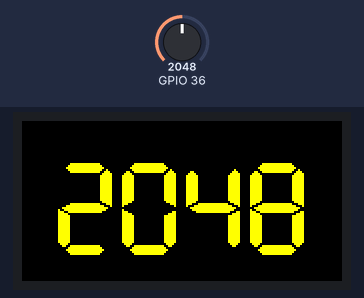
A sketch run on a simulated ESP32. Shown: 160×80 colour display. Inputs (shaded band) come from the test bench; at power-on: GPIO 36 = 2048. WiFi joins after 1.5 s; servers stay silent unless stated; no MQTT or app messages arrive unless stated.

Above: at 3.9 s.
4.0 s: GPIO 36 set to 2866
At 8.2 s:
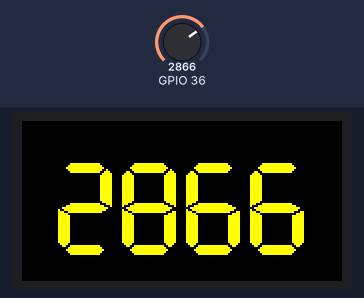
9.6 s: GPIO 36 set to 3603
At 13.8 s:
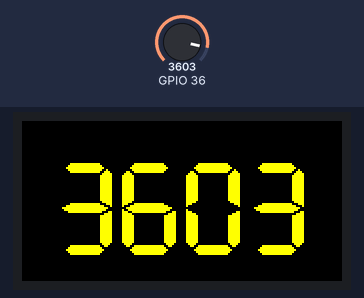
15.2 s: GPIO 36 set to 4095
At 18.2 s:
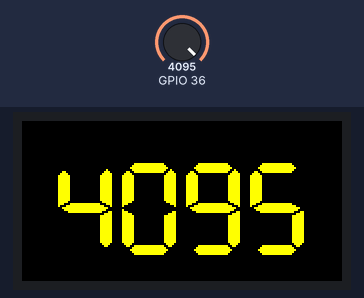
Timing chart, 0 to 19.7 s (numbered marks = the images above; inputs shaded):
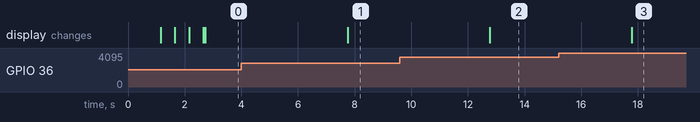

The sketch:

main.ino
```cpp
// (licence header left out)
#include <M5StickC.h>
#include <WiFiClient.h>
#include <WiFiClientSecure.h>
#include <PubSubClient.h>
#include <ArduinoJson.h>

// 以下を環境に応じて変更
#define WIFI_SSID "SSID_STRING"              // 接続するWiFiアクセスポイントのSSIDに変更
#define WIFI_PASSPHREASE "WIFI_PASSWORD"     // WiFiアクセスポイントのパスフレーズに変更
#define DEVICE_NAME "chime_sensor"           // デバイス証明書作成時に登録したデバイス名
#define AWS_IOT_ENDPOINT "AWS_IOT_ENDPOINT"  // AWS IoTの設定で控えたIoT Coreのエンドポイント

#define AWS_IOT_PORT 8883

#define SENSOR_THRESHOLD 100                 // アナログ値閾値
#define PUBLISH_TOPIC "myhome/chime"         // 通知先トピック
#define ALARM_WAIT_SEC 1000 * 5              // アラームを検知した後のWait(5sec)
#define WAIT_SEC 1000 * 1                    // 検知周期(1sec)

// ダウンロードしたAWS IoTのルートCA証明書を用いて更新
const char *root_ca = R"(-----BEGIN CERTIFICATE-----

-----END CERTIFICATE-----
)";

// AWS IoTからダウンロードしたXXXXXXXXXX-certificate.pem.crtの情報を用いて更新
const char *certificate = R"(-----BEGIN CERTIFICATE-----

-----END CERTIFICATE-----
)";

// AWS IoTからダウンロードしたXXXXXXXXXX-private.pem.keyの情報を用いて更新
const char *private_key = R"(-----BEGIN RSA PRIVATE KEY-----

-----END RSA PRIVATE KEY-----
)";

WiFiClientSecure https_client;
PubSubClient mqtt_client(https_client);

/**
 * WiFiアクセスポイントへ接続
 **/
void connect_wifi()
{
  M5.Lcd.print("Connecting to ");
  M5.Lcd.println(WIFI_SSID);

  WiFi.disconnect(true);
  delay(1000);

  WiFi.begin(WIFI_SSID, WIFI_PASSPHREASE);

  while (WiFi.status() != WL_CONNECTED)
  {
    M5.Lcd.print(".");
    delay(500);
  }
  M5.Lcd.println("WiFi Connected");
  M5.Lcd.printf("IPv4: %s", WiFi.localIP().toString().c_str());
}

/**
 * WiFiアクセスポイントへの再接続
 **/
void reconnect_wifi()
{
  if (WiFi.status() != WL_CONNECTED)
  {
    connect_wifi();
  }
}

/**
 * MQTT接続の初期化
 **/
void init_mqtt()
{
  https_client.setCACert(root_ca);
  https_client.setCertificate(certificate);
  https_client.setPrivateKey(private_key);
  mqtt_client.setServer(AWS_IOT_ENDPOINT, AWS_IOT_PORT);
}

/**
 * AWS IoTへの接続を試行
 **/
void connect_awsiot()
{
  reconnect_wifi();

  while (!mqtt_client.connected())
  {
    M5.Lcd.print("Attempting MQTT connection...");
    if (mqtt_client.connect(DEVICE_NAME))
    {
      M5.Lcd.println("connected");
    }
    else
    {
      M5.Lcd.printf("failed, rc=%d", mqtt_client.state());
      M5.Lcd.println(" try again in 5 seconds");
      delay(5000);
    }
  }
}

/**
 * Arduinoデバイスの初期セットアップ
 **/
void setup()
{
  M5.begin();
  M5.Axp.ScreenBreath(8);
  M5.Lcd.setRotation(3);

  connect_wifi();
  init_mqtt();
  connect_awsiot();

  pinMode(36, INPUT);
  M5.Lcd.setTextDatum(TC_DATUM);
  M5.Lcd.setTextFont(7); // 7seg Font
  M5.Lcd.setTextSize(1);
}

/**
 * メインループ処理
 **/
void loop()
{
  connect_awsiot();
  M5.Lcd.fillScreen(TFT_BLACK);
  M5.Lcd.setTextColor(TFT_YELLOW);

  // アナログ値の取得と表示
  uint16_t analog_value = analogRead(36);
  M5.Lcd.drawNumber(analog_value, M5.Lcd.width() / 2, M5.Lcd.height() / 4);

  // 取得したアナログ値が閾値を超えていたらJSONドキュメントを作成してPublishします
  if (analog_value > SENSOR_THRESHOLD)
  {
    StaticJsonDocument<200> json_document;
    char json_string[100];
    json_document["analog_value"] = analog_value;
    serializeJson(json_document, json_string);

    mqtt_client.publish(PUBLISH_TOPIC, json_string);
    delay(ALARM_WAIT_SEC);
  }
  else
  {
    delay(WAIT_SEC);
  }
}
```

Measured:
- after the input at 4.0 s, the display: changes after 3.8 s (image 1)
- after the input at 9.6 s, the display: changes after 3.2 s (image 2)
- after the input at 15.2 s, the display: changes after 2.6 s (image 3)
